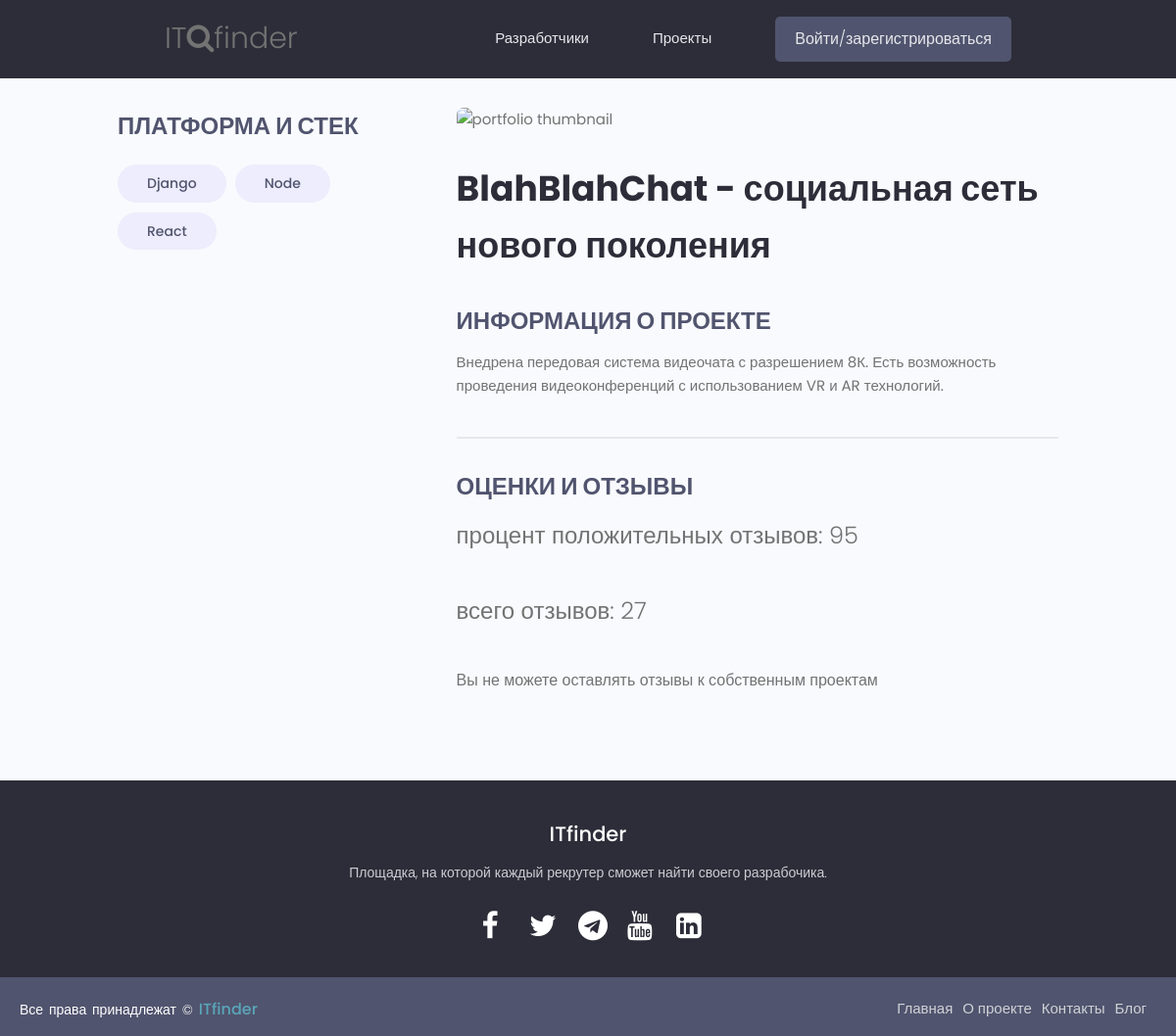
Screenshot of /project/blah-blah-chat/ with the database file from the repository.
### projects/models.py (models this page shows, shortened)
class Tag(models.Model):
    name = models.CharField(max_length=100)
    slug = models.SlugField()
    created = models.DateTimeField(auto_now_add=True)
    id = models.UUIDField(default=uuid.uuid4, unique=True, primary_key=True, editable=False)
    def __str__(self):
        return self.name

class Project(models.Model):
    title = models.CharField(max_length=100)
    slug = models.SlugField()
    description = models.TextField(null=True, blank=True)
    tags = models.ManyToManyField(Tag, blank=True)
    total_votes = models.IntegerField(default=0, null=True, blank=True)
    votes_ratio = models.IntegerField(default=0, null=True, blank=True)
    demo_link = models.CharField(max_length=500, null=True, blank=True)
    source_link = models.CharField(max_length=500, null=True, blank=True)
    created = models.DateTimeField(auto_now_add=True)
    id = models.UUIDField(default=uuid.uuid4, unique=True, primary_key=True, editable=False)

### projects/views.py (the view)
# urls.py: path('project/<slug:project_slug>/', views.project, name="project"),
def project(request, project_slug):
	project = Project.objects.get(slug=project_slug)
	tags = project.tags.all()
	return render(request, 'projects/single-project.html', {'project': project})

### projects/templates/projects/single-project.html (shortened to what this page needs)
{% extends 'base.html' %}
{% block content %}
<main class="singleProject my-md">
    <div class="container">
        <div class="layout">
            <div class="column column--1of3">
                <h3 class="singleProject__subtitle">Платформа и стек</h3>
                <div class="singleProject__toolStack">
                {% for tag in project.tags.all %}
                <a href="{% url 'tag' tag.slug %}" class="tag tag--pill tag--sub tag--lg">{{tag}}</a>
                {% endfor %}
                </div>
            </div>
            <div class="column column--2of3">
                <img class="singleProject__preview" src="{{ project.imageURL }}" alt="portfolio thumbnail" />
                <h2 class="singleProject__title">{{ project.title }}</h2>
                <h3 class="singleProject__subtitle">Информация о проекте</h3>
                <div class="singleProject__info">
                    {{ project.description }}
                </div>
                <div class="comments">
                    <h3 class="singleProject__subtitle">Оценки и отзывы</h3>
                    <h5 class="project--rating">
                    процент положительных отзывов: {{project.votes_ratio}}
                    </h5>
                    <h5 class="project--rating">
                    всего отзывов: {{project.total_votes}}
                    </h5>
                    {% if request.user.profile.id in project.reviewers %}
                    <p>Вы уже писали отзыв об этом проекте</p>
                    {% elif request.user.profile == project.owner %}
                    <p>Вы не можете оставлять отзывы к собственным проектам</p>
                    {% else %}
                    <a href="{% url 'login' %}?next={{ request.path }}">Войдите, чтобы оставить отзыв</a>
                    {% endif %}
                </div>
            </div>
        </div>
    </div>
</main>
{% endblock %}

### static/styles/main.css (style rules this page uses)
* { margin: 0; padding: 0; box-sizing: border-box; }
:root { --color-sub: #2d2d39; }
img { width: 100%; }
.singleProject .column--1of3 { order: 2; }
@media screen and (min-width: 1081px) { .singleProject .column--1of3 { order: 1; } }
@media screen and (min-width: 1081px) { .singleProject .column--2of3 { order: 2; } }
.singleProject__toolStack { margin-top: 2rem; margin-bottom: 4rem; }
.singleProject__preview { height: 50vh; object-fit: cover; object-position: top center; margin-bottom: 3rem; border-radius: 0.7rem; }
.singleProject__title { font-size: 3.6rem; font-weight: 700; color: var(--color-sub); margin-bottom: 3rem; }
.project--rating { margin-bottom: 1.6em; margin-top: .5em; }
.singleProject__subtitle { text-transform: uppercase; font-size: 2.4rem; font-weight: 700; color: var(--color-sub-light); margin-bottom: 1rem; }
.comments { margin-top: 4rem; padding-top: 3rem; border-top: 2px solid var(--color-light); }

### static/uikit/styles/modules/_variables.css (style rules this page uses)
:root { --color-main: #5aa5b9; --color-main-light: #e6faff; --color-sub: #3f4156; --color-sub-light: #51546e; --color-sub-lighter: #ededfd; --color-text: #737373; --color-gray: #8b8b8b; --color-light: #e5e7eb; --color-light-gray: #767676; --color-bg: #f8fafd; --color-white: #fffefd; --color-white-light: #f3f3f3; --color-success: #359e64; --color-success-bg: #def8e8; --color-error: #fc4b0b; --color-error-bg: #fff2ee; --font-base: 'Poppins', arial, helvetica, 'Segoe UI', roboto, ubuntu, sans-serif; --font-monospace: 'Fira Code', 'Courier New', courier, monospace; --font-regular: 300; --font-medium: 500; --font-bold: 700; --generic-shadow: 1px 1px 5px #00000010; --generic-transition: all 0.3s ease-in-out; }

### static/uikit/styles/modules/_base.css (style rules this page uses)
* { margin: 0; padding: 0; box-sizing: border-box; text-rendering: optimizeLegibility; color: inherit; font-size: inherit; }
html { font-size: 50%; }
@media only screen and (min-width: 480px) { html { font-size: 56.25%; } }
@media only screen and (min-width: 1200px) { html { font-size: 62.5%; } }
body { line-height: 1.6; font-weight: 400; font-size: 1.5rem; color: var(--color-text); background-color: var(--color-bg); min-height: 100vh; }

### static/uikit/styles/modules/_typography.css (style rules this page uses)
* { font-family: var(--font-base); }
h2 { font-size: 3.6rem; font-weight: var(--font-bold); }
h3 { font-size: 3.2rem; font-weight: var(--font-medium); }
h5 { font-size: 2.4rem; font-weight: var(--font-medium); }
h5, h6 { font-weight: var(--font-regular); }
p, span, strong { font-size: 1.6rem; color: var(--color-text); font-weight: var(--font-regular); }
a { padding-bottom: 2px; text-decoration: none; display: inline-block; color: var(--color-main); font-weight: var(--font-medium); }

### static/uikit/styles/modules/_utilities.css (style rules this page uses)
.container { width: 92%; max-width: 165rem; margin: 0 auto; box-sizing: border-box; }
@media screen and (min-width: 1000px) { .container { width: 90%; } }
@media screen and (min-width: 1200px) { .container { width: 80%; } }
.my-md { margin: 3rem auto; }

### static/uikit/styles/modules/_tag.css (style rules this page uses)
.tag { display: inline-flex; align-items: center; background-color: var(--color-sub); height: -webkit-fit-content; height: -moz-fit-content; height: fit-content; width: -webkit-fit-content; width: -moz-fit-content; width: fit-content; border-radius: 0.5rem; padding: 0.5rem 1.5rem; font-size: 1.2rem; cursor: pointer; }
.tag:not(:last-child) { margin-right: 0.25rem; margin-bottom: 0.75rem; }
.tag--pill { border-radius: 5rem; }
.tag--sub, .tag--sub > small { background: var(--color-sub-lighter); color: var(--color-sub-light); font-weight: 500; }
.tag--lg { padding: 0.8rem 3rem; font-size: 1.4rem; }
.tag--lg:not(:last-child) { margin-right: 0.5rem; margin-bottom: 1rem; }

### static/uikit/styles/modules/_layout.css (style rules this page uses)
.layout { display: flex; flex-flow: row wrap; justify-content: space-between; }
.layout > .column { margin-bottom: 3rem; }
.layout > .column.column--1of3 { flex-basis: 30%; }
.layout > .column.column--2of3 { flex-basis: 64%; }

### rows the page displays
Tag: name "Django"
Tag: name "Node"
Tag: name "React"
Project: title "BlahBlahChat - социальная сеть нового поколения", description "Внедрена передовая система видеочата с разрешением 8К. Есть возможность проведения видеоконференций с использованием VR и AR технологий.", votes_ratio "95", total_votes "27"
